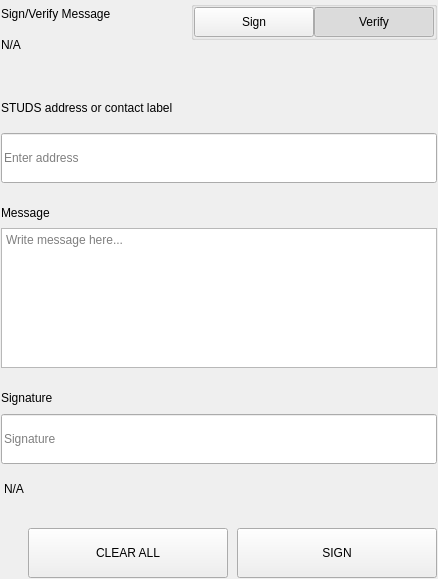
<?xml version="1.0" encoding="UTF-8"?>
<ui version="4.0">
 <class>SettingsSignMessageWidgets</class>
 <widget class="QWidget" name="SettingsSignMessageWidgets">
  <property name="geometry">
   <rect>
    <x>0</x>
    <y>0</y>
    <width>438</width>
    <height>579</height>
   </rect>
  </property>
  <property name="windowTitle">
   <string>Form</string>
  </property>
  <layout class="QVBoxLayout" name="verticalLayout">
   <property name="spacing">
    <number>0</number>
   </property>
   <property name="leftMargin">
    <number>0</number>
   </property>
   <property name="topMargin">
    <number>0</number>
   </property>
   <property name="rightMargin">
    <number>0</number>
   </property>
   <property name="bottomMargin">
    <number>0</number>
   </property>
   <item>
    <widget class="QWidget" name="left" native="true">
     <layout class="QVBoxLayout" name="verticalLayout_3">
      <property name="leftMargin">
       <number>0</number>
      </property>
      <property name="topMargin">
       <number>0</number>
      </property>
      <property name="rightMargin">
       <number>0</number>
      </property>
      <property name="bottomMargin">
       <number>0</number>
      </property>
      <item>
       <widget class="QWidget" name="container_sign" native="true">
        <layout class="QVBoxLayout" name="verticalLayout_2">
         <property name="spacing">
          <number>0</number>
         </property>
         <property name="leftMargin">
          <number>1</number>
         </property>
         <property name="topMargin">
          <number>1</number>
         </property>
         <property name="rightMargin">
          <number>1</number>
         </property>
         <property name="bottomMargin">
          <number>1</number>
         </property>
         <item>
          <layout class="QHBoxLayout" name="horizontalLayout_3" stretch="3,1">
           <property name="spacing">
            <number>40</number>
           </property>
           <item>
            <layout class="QVBoxLayout" name="verticalLayoutTitle">
             <property name="spacing">
              <number>5</number>
             </property>
             <item>
              <widget class="QLabel" name="labelTitle">
               <property name="text">
                <string>Sign/Verify Message</string>
               </property>
              </widget>
             </item>
             <item>
              <widget class="QLabel" name="labelSubtitle1">
               <property name="text">
                <string notr="true">N/A</string>
               </property>
               <property name="wordWrap">
                <bool>true</bool>
               </property>
              </widget>
             </item>
            </layout>
           </item>
           <item alignment="Qt::AlignRight|Qt::AlignTop">
            <widget class="QWidget" name="containerSwitch" native="true">
             <property name="styleSheet">
              <string notr="true">#containerSwitch{
	padding-top:9px;
}</string>
             </property>
             <layout class="QVBoxLayout" name="verticalLayout_6">
              <property name="spacing">
               <number>4</number>
              </property>
              <property name="leftMargin">
               <number>0</number>
              </property>
              <property name="topMargin">
               <number>0</number>
              </property>
              <property name="rightMargin">
               <number>0</number>
              </property>
              <property name="bottomMargin">
               <number>0</number>
              </property>
              <item alignment="Qt::AlignRight">
               <widget class="QGroupBox" name="groupBox">
                <property name="sizePolicy">
                 <sizepolicy hsizetype="Fixed" vsizetype="Preferred">
                  <horstretch>0</horstretch>
                  <verstretch>0</verstretch>
                 </sizepolicy>
                </property>
                <property name="title">
                 <string/>
                </property>
                <property name="alignment">
                 <set>Qt::AlignRight|Qt::AlignTop|Qt::AlignTrailing</set>
                </property>
                <layout class="QHBoxLayout" name="horizontalLayout_4">
                 <property name="spacing">
                  <number>0</number>
                 </property>
                 <property name="leftMargin">
                  <number>0</number>
                 </property>
                 <property name="topMargin">
                  <number>0</number>
                 </property>
                 <property name="rightMargin">
                  <number>0</number>
                 </property>
                 <property name="bottomMargin">
                  <number>0</number>
                 </property>
                 <item>
                  <widget class="QPushButton" name="pushSign">
                   <property name="minimumSize">
                    <size>
                     <width>120</width>
                     <height>30</height>
                    </size>
                   </property>
                   <property name="maximumSize">
                    <size>
                     <width>120</width>
                     <height>30</height>
                    </size>
                   </property>
                   <property name="focusPolicy">
                    <enum>Qt::NoFocus</enum>
                   </property>
                   <property name="text">
                    <string>Sign</string>
                   </property>
                   <property name="checkable">
                    <bool>true</bool>
                   </property>
                   <property name="autoExclusive">
                    <bool>true</bool>
                   </property>
                  </widget>
                 </item>
                 <item>
                  <widget class="QPushButton" name="pushVerify">
                   <property name="minimumSize">
                    <size>
                     <width>120</width>
                     <height>30</height>
                    </size>
                   </property>
                   <property name="maximumSize">
                    <size>
                     <width>120</width>
                     <height>30</height>
                    </size>
                   </property>
                   <property name="focusPolicy">
                    <enum>Qt::NoFocus</enum>
                   </property>
                   <property name="text">
                    <string>Verify</string>
                   </property>
                   <property name="checkable">
                    <bool>true</bool>
                   </property>
                   <property name="checked">
                    <bool>true</bool>
                   </property>
                   <property name="autoExclusive">
                    <bool>true</bool>
                   </property>
                  </widget>
                 </item>
                </layout>
               </widget>
              </item>
              <item alignment="Qt::AlignHCenter|Qt::AlignTop">
               <widget class="QLabel" name="labelSubtitleSwitch">
                <property name="text">
                 <string/>
                </property>
                <property name="alignment">
                 <set>Qt::AlignRight|Qt::AlignTrailing|Qt::AlignVCenter</set>
                </property>
               </widget>
              </item>
             </layout>
            </widget>
           </item>
          </layout>
         </item>
         <item>
          <spacer name="verticalSpacer_2">
           <property name="orientation">
            <enum>Qt::Vertical</enum>
           </property>
           <property name="sizeType">
            <enum>QSizePolicy::Fixed</enum>
           </property>
           <property name="sizeHint" stdset="0">
            <size>
             <width>20</width>
             <height>40</height>
            </size>
           </property>
          </spacer>
         </item>
         <item>
          <widget class="QWidget" name="containerAddress" native="true">
           <property name="sizePolicy">
            <sizepolicy hsizetype="Preferred" vsizetype="Fixed">
             <horstretch>0</horstretch>
             <verstretch>0</verstretch>
            </sizepolicy>
           </property>
           <layout class="QVBoxLayout" name="verticalLayout_5" stretch="0,0">
            <property name="spacing">
             <number>15</number>
            </property>
            <property name="leftMargin">
             <number>0</number>
            </property>
            <property name="topMargin">
             <number>0</number>
            </property>
            <property name="rightMargin">
             <number>0</number>
            </property>
            <property name="bottomMargin">
             <number>0</number>
            </property>
            <item>
             <widget class="QLabel" name="labelSubtitleAddress">
              <property name="minimumSize">
               <size>
                <width>0</width>
                <height>20</height>
               </size>
              </property>
              <property name="maximumSize">
               <size>
                <width>16777215</width>
                <height>20</height>
               </size>
              </property>
              <property name="text">
               <string>STUDS address or contact label</string>
              </property>
             </widget>
            </item>
            <item>
             <widget class="QLineEdit" name="addressIn_SM">
              <property name="minimumSize">
               <size>
                <width>0</width>
                <height>50</height>
               </size>
              </property>
              <property name="maximumSize">
               <size>
                <width>16777215</width>
                <height>50</height>
               </size>
              </property>
              <property name="placeholderText">
               <string>Enter address</string>
              </property>
             </widget>
            </item>
           </layout>
          </widget>
         </item>
         <item>
          <spacer name="verticalSpacer_3">
           <property name="orientation">
            <enum>Qt::Vertical</enum>
           </property>
           <property name="sizeType">
            <enum>QSizePolicy::Fixed</enum>
           </property>
           <property name="sizeHint" stdset="0">
            <size>
             <width>20</width>
             <height>20</height>
            </size>
           </property>
          </spacer>
         </item>
         <item>
          <layout class="QVBoxLayout" name="verticalLayout_9">
           <property name="spacing">
            <number>5</number>
           </property>
           <item>
            <widget class="QLabel" name="labelSubtitleMessage">
             <property name="minimumSize">
              <size>
               <width>0</width>
               <height>20</height>
              </size>
             </property>
             <property name="maximumSize">
              <size>
               <width>16777215</width>
               <height>20</height>
              </size>
             </property>
             <property name="text">
              <string>Message</string>
             </property>
            </widget>
           </item>
           <item>
            <widget class="QPlainTextEdit" name="messageIn_SM">
             <property name="minimumSize">
              <size>
               <width>0</width>
               <height>140</height>
              </size>
             </property>
             <property name="maximumSize">
              <size>
               <width>16777215</width>
               <height>140</height>
              </size>
             </property>
             <property name="placeholderText">
              <string>Write message here...</string>
             </property>
            </widget>
           </item>
          </layout>
         </item>
         <item>
          <spacer name="verticalSpacer_4">
           <property name="orientation">
            <enum>Qt::Vertical</enum>
           </property>
           <property name="sizeType">
            <enum>QSizePolicy::Fixed</enum>
           </property>
           <property name="sizeHint" stdset="0">
            <size>
             <width>20</width>
             <height>20</height>
            </size>
           </property>
          </spacer>
         </item>
         <item>
          <widget class="QWidget" name="widget" native="true">
           <property name="minimumSize">
            <size>
             <width>0</width>
             <height>75</height>
            </size>
           </property>
           <property name="maximumSize">
            <size>
             <width>16777215</width>
             <height>16777215</height>
            </size>
           </property>
           <layout class="QVBoxLayout" name="verticalLayout_4">
            <property name="leftMargin">
             <number>0</number>
            </property>
            <property name="topMargin">
             <number>0</number>
            </property>
            <property name="rightMargin">
             <number>0</number>
            </property>
            <property name="bottomMargin">
             <number>0</number>
            </property>
            <item>
             <widget class="QLabel" name="labelSubtitleSignature">
              <property name="minimumSize">
               <size>
                <width>0</width>
                <height>20</height>
               </size>
              </property>
              <property name="maximumSize">
               <size>
                <width>16777215</width>
                <height>20</height>
               </size>
              </property>
              <property name="text">
               <string>Signature</string>
              </property>
             </widget>
            </item>
            <item>
             <widget class="QLineEdit" name="signatureOut_SM">
              <property name="minimumSize">
               <size>
                <width>0</width>
                <height>50</height>
               </size>
              </property>
              <property name="placeholderText">
               <string>Signature</string>
              </property>
             </widget>
            </item>
           </layout>
          </widget>
         </item>
         <item>
          <widget class="QLabel" name="statusLabel_SM">
           <property name="styleSheet">
            <string notr="true">padding-top:5px;</string>
           </property>
           <property name="text">
            <string notr="true">N/A</string>
           </property>
          </widget>
         </item>
         <item>
          <spacer name="verticalSpacer">
           <property name="orientation">
            <enum>Qt::Vertical</enum>
           </property>
           <property name="sizeType">
            <enum>QSizePolicy::Fixed</enum>
           </property>
           <property name="sizeHint" stdset="0">
            <size>
             <width>20</width>
             <height>20</height>
            </size>
           </property>
          </spacer>
         </item>
         <item>
          <layout class="QHBoxLayout" name="horizontalLayout_7">
           <property name="spacing">
            <number>9</number>
           </property>
           <item>
            <spacer name="horizontalSpacer_5">
             <property name="orientation">
              <enum>Qt::Horizontal</enum>
             </property>
             <property name="sizeType">
              <enum>QSizePolicy::Expanding</enum>
             </property>
             <property name="sizeHint" stdset="0">
              <size>
               <width>40</width>
               <height>20</height>
              </size>
             </property>
            </spacer>
           </item>
           <item>
            <widget class="QPushButton" name="pushButtonClear">
             <property name="minimumSize">
              <size>
               <width>200</width>
               <height>50</height>
              </size>
             </property>
             <property name="focusPolicy">
              <enum>Qt::NoFocus</enum>
             </property>
             <property name="text">
              <string>CLEAR ALL</string>
             </property>
            </widget>
           </item>
           <item>
            <widget class="QPushButton" name="pushButtonSave">
             <property name="minimumSize">
              <size>
               <width>200</width>
               <height>50</height>
              </size>
             </property>
             <property name="maximumSize">
              <size>
               <width>200</width>
               <height>50</height>
              </size>
             </property>
             <property name="focusPolicy">
              <enum>Qt::NoFocus</enum>
             </property>
             <property name="text">
              <string>SIGN</string>
             </property>
            </widget>
           </item>
          </layout>
         </item>
        </layout>
       </widget>
      </item>
     </layout>
    </widget>
   </item>
  </layout>
 </widget>
 <resources/>
 <connections/>
</ui>
